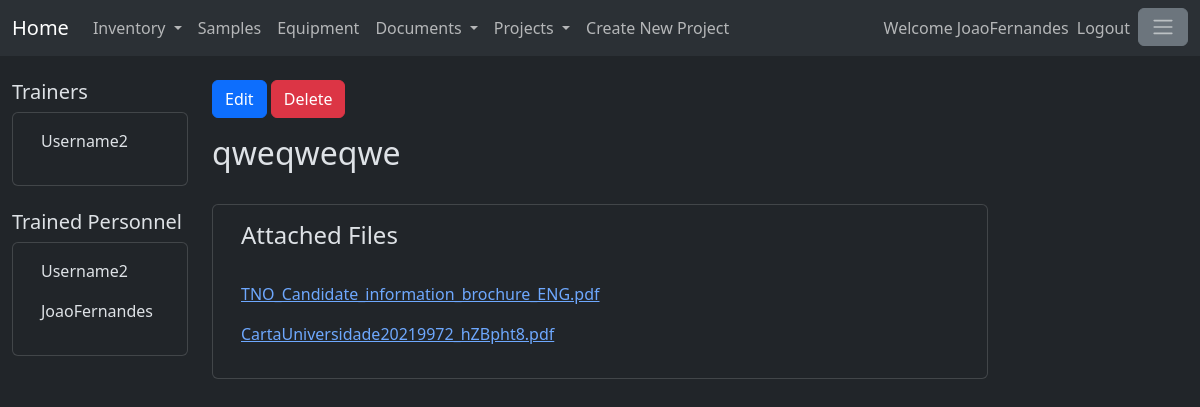
Page /SOPs/1 (signed in) on the committed database.
### standardoperatingprotocols/models.py (models this page shows, shortened)
class SOP(models.Model):
    title = models.CharField(max_length=200)
    documentBody = RichTextField(blank=True,null=True)
    isEnabled = models.BooleanField(default=True)
    owner = models.ForeignKey(User,on_delete=models.SET_NULL, null=True)
    ownerSignature = models.CharField(max_length=200,default="")
    creationDate = models.DateField(auto_now_add=True)
    linkedAttachment=models.ManyToManyField(SOPAttachments, related_name="linkedAttachment")
    trainer = models.ManyToManyField(User, related_name="trainer")
    trainee = models.ManyToManyField(User, related_name="trainee")

class SOPAttachments(models.Model):
    file=models.FileField(upload_to='documents/%Y/%m/%d',blank=True,null=True)
    def __str__(self) -> str:
        return self.file.name.split("/")[-1]

### standardoperatingprotocols/views.py (the view, shortened to what this page needs)
# urls.py: path('<int:id>', views.SpecificSOP.as_view(), name = 'specificSOP'),
@method_decorator(login_required, name='dispatch')
class SpecificSOP(TemplateView):
    template_name = 'specificSOP.html'
    def get_context_data(self,id):
        context = super().get_context_data()
        SOPModel = SOP.objects.get(id=id)
        if not SOPModel.isEnabled:
            return redirect ("SOPList")
        projects=Projects.objects.filter(isEnabled=True)
        projectform = CreateNewProject()
        SOPModelAttachments = SOPModel.linkedAttachment.all()
        trainerList = SOPModel.trainer.all()
        traineeList = SOPModel.trainee.all()
        context['SOPModel'] = SOPModel
        context['SOPModelAttachments'] = SOPModelAttachments
        context['trainerList'] = trainerList
        context['traineeList'] = traineeList
        context['projects'] = projects
        context['projectform'] = projectform
        return context

### standardoperatingprotocols/templates/specificSOP.html (shortened to what this page needs)
{% extends 'baseSOP.html' %}
{% block leftSide %}
<h5>Trainers</h5>
<div class="card">
    <div class="card-body">
        <div class="container">
            <div class="row align-items-start">
                <div class="col">
                    {% for trainer in trainerList %}
                        <p>{{trainer}}</p>
                    {% endfor %}
                </div>
            </div>
        </div>
    </div>
</div>
<br>
<h5>Trained Personnel</h5>
<div class="card">
    <div class="card-body">
        <div class="container">
            <div class="row align-items-start">
                <div class="col">
                    {% for trainee in traineeList %}
                        {% if user in trainerList %}
                            {% include 'SOPtrainee_detail.html'%}
                        {% else %}
                            <p>{{trainee}}</p>
                        {% endif %}
                    {% endfor %}
                </div>
            </div>
        </div>
    </div>
</div>
{% endblock %}
{% block content %}
<form method="post">
    <button  type="submit" name="edit_report" value="True" class="btn btn-primary">Edit</button>
    <button  type="submit" name="delete_report" value="True" class="btn btn-danger">Delete</button>
</form>
<h2 >{{SOPModel.title}}</h2>
<br>
<div class="card">
    <div class="card-body">
        <div class="container">
            <div class="row align-items-start">
                <div class="col">
                    <h4>Attached Files</h4>
                    <br>
                    {% for linkedAttachment in SOPModelAttachments %}
                        <div class="row align-items-start">
                            <div class="col">
                                <p><a href="{{ linkedAttachment.file.url }}">
                                    {{ linkedAttachment }}
                                </a></p>
                            </div>
                        </div>
                    {% endfor %}
                </div>
            </div>
        </div>
    </div>
</div>
{% endblock %}

### mainpage/templates/base.html (shortened to what this page needs)
<!doctype html>
{% load static %}
{% load crispy_forms_tags %}
<html lang="en" data-bs-theme="dark">
    <head>
        <link href="https://cdn.jsdelivr.net/npm/bootstrap@5.3.1/dist/css/bootstrap.min.css"
        rel="stylesheet"
>
    </head>
    <body>
        <header>
            <nav class="navbar navbar-expand-lg bg-body-tertiary">
                <div class="container-fluid">
                    <a class="navbar-brand"  href="{% url 'homePage' %}">
                        Home
                      </a>
                    <div class="collapse navbar-collapse" id="navbarText">
                        <ul class="navbar-nav me-auto mb-2 mb-lg-0">
                            <li class="nav-item dropdown">
                                <a class="nav-link dropdown-toggle" href="#" role="button" data-bs-toggle="dropdown" aria-expanded="false">
                                        Inventory
                                </a>
                            </li>
                            <li class="nav-item">
                                <a class="nav-link" href="/sampletype">Samples</a>
                            </li>
                            <li class="nav-item">
                                <a class="nav-link" href="/equipment">Equipment</a>
                            </li>
                            <li class="nav-item dropdown">
                                <a class="nav-link dropdown-toggle" href="#" role="button" data-bs-toggle="dropdown" aria-expanded="false">
                                        Documents
                                </a>
                            </li>
                            <li class="nav-item dropdown">
                                <a class="nav-link dropdown-toggle" href="#" role="button" data-bs-toggle="dropdown" aria-expanded="false">
                                        Projects
                                </a>
                            </li>
                            <li><a data-bs-toggle="modal" data-bs-target="#projectModal" class="nav-link" type="button"
                                >Create New Project</a></li>
                        </ul>
                        <ul class="navbar-nav mb-2 mb-lg-0">
                            {% if user.is_authenticated %}
                                <span class="navbar-text">
                                    Welcome {{user.username}}
                                </span>
                                <li class="nav-item">
                                    <a class="nav-link" href="/logout">Logout</a>
                                </li>
                            {% endif %}
                            <li class="nav-item">
                                <button class="btn btn-secondary" type="button" data-bs-toggle="offcanvas"
                                data-bs-target="#offcanvasWithBothOptions" aria-controls="offcanvasWithBothOptions">
                                    <span class="navbar-toggler-icon"></span>
                                </button>
                            </li>
                        </ul>
                    </div>
                </div>
            </nav>
            <br>
        </header>
        <main>
            <div class="container-fluid">
                <div class="row">
                    <div class="col-2">
                        {% if user.is_authenticated %}
                            {% block leftSide %}
                            {% endblock %}
                        {% endif %}
                    </div>
                    <div class="col-8">
                        {% if user.is_authenticated %}
                            {% block content %}
                            {% endblock %}
                        {% else %}
                            {% block login_and_registration %}
                            {% endblock %}
                        {% endif %}
                    </div>
                    <div class="col-2">
                    </div>
                </div>
            </div>
        </main>
    </body>
</html>

### rows in the picture
SOP: title "qweqweqwe"
SOPAttachments: file "TNO_Candidate_information_brochure_ENG.pdf"
SOPAttachments: file "CartaUniversidade20219972_hZBpht8.pdf"

### other values in the picture
{{ user.username }} "JoaoFernandes"
{{ trainer }} "Username2"
{{ trainee }} "Username2"
{{ trainee }} "JoaoFernandes"
